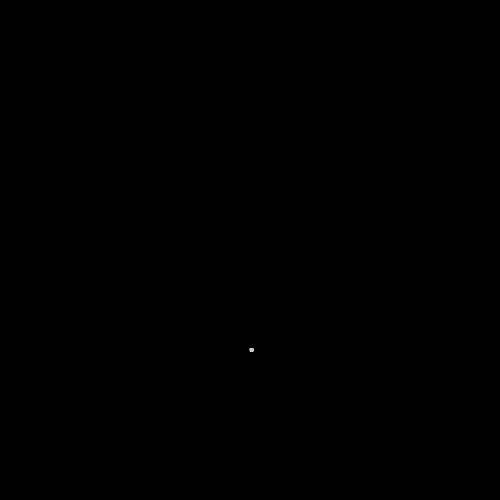
Frame 1 (no input)
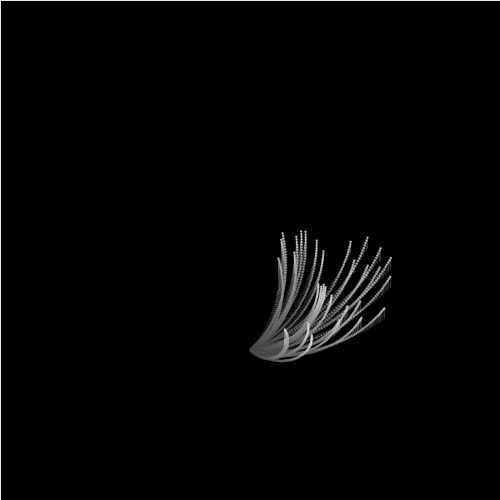
Frame 60 (the mouse pressed at the canvas centre just before this capture)
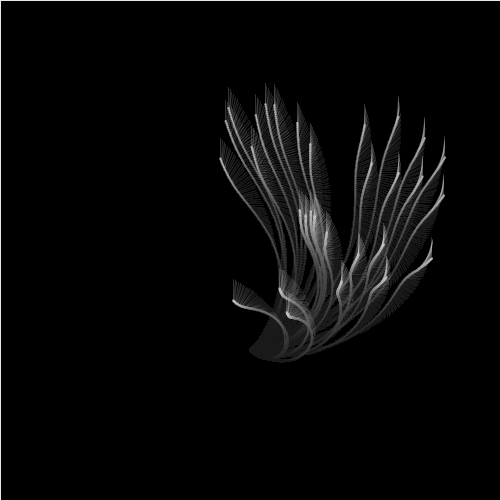
Frame 120 (the mouse held since frame 60 and released just before this capture)

The Processing sketch that drew these frames (run headless with seeded random() and noise(); from frame 60 on, the mouse is pressed at the canvas centre):

// Processing sketch: processing_152360
// ── processing_152360.pde

float[] x;   // current drawing position
float[] y;   // current drawing position
float[] dx;  // change in position at each frame
float[] dy;  // change in position at each frame
float rad;   // radius for the moving hand
int sze=30;

void setup() {
 size(500, 500);
 x = new float[sze];        //fix size of arrays
 y = new float[sze];
 dx = new float[sze];
 dy = new float[sze];
 for (int i=0; i<sze; i++) {//initialise arrays
  x[i] = width/2; //center
  y[i] = height/2;
  dx[i] = random(-1, 1);    // small change in position each frame
  dy[i] = random(-1, 1);
 }
 background(0);
}
 
void draw() {
 //blendMode(BLEND);
 fill(0, 5);
 rect(0, 0, width, height);
 for (int i=0; i<sze; i++) {
  rad = radians(frameCount);
  x[i] += dx[i];   // calculate new position
  y[i] += dy[i];
  float max = 1;
  float min = 0.5;
  if (x[i] > width-100 || x[i] < 100) { //if hit edge reverse dir and change speed
   dx[i] = dx[i] > 0 ? -random(min, max) : random(min, max);
  }
  if (y[i] > height-100 || y[i] < 100) {
   dy[i] = dy[i] > 0 ? -random(min, max) : random(min, max);
  }
  float bx = x[i] + 100 * sin(rad);
  float by = y[i] + 100 * cos(rad);
  fill(180);
  float radius = 100 * sin(rad*0.1);
  float handX = bx + radius * sin(rad*3);
  float handY = by + radius * cos(rad*3);
  stroke(255, 50);
  line(bx, by, handX, handY);
  ellipse(handX, handY, 2, 2);
 }
}
